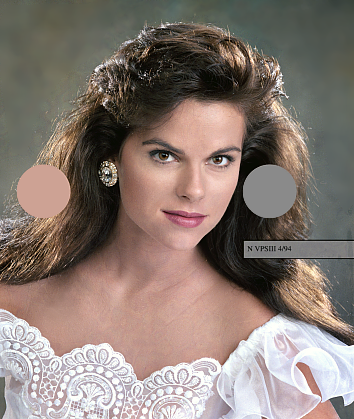
#> input picture 10 Parabolic PDEs/vps.tif, 354 x 419 px; its folder holds only this picture in this run
$ python -i stream.py   (imports and definitions only)
#> lines starting #> are read from the running program, lines starting #| are printed output that depends on the picture
#!/usr/bin/env python
# visualize streamlines with line integral convolution

#######################################################################

import numpy as np
from numpy.random import normal
from scipy.ndimage import convolve

#######################################################################

# grid resolution and box size
n = 1024; l = 2.0

# uniform spatial grid
dx = 2.0*l/(n-1); x = np.linspace(-l,l,n)

# electric field of a dipole
X,Y = np.meshgrid(x,x)
X1 = X-1.0; X2 = X+1.0
R1 = (X1*X1+Y*Y)**1.5
R2 = (X2*X2+Y*Y)**1.5
Ex = X1/R1 - X2/R2
Ey = Y/R1 - Y/R2

#######################################################################

# anisotropic diffusion metric
E2 = Ex*Ex+Ey*Ey
uxx = Ex*Ex/E2
uxy = Ex*Ey/E2
uyy = Ey*Ey/E2

# time step
dt = dx**2/4.0

# pre-computed time step operators
Dxx = np.array([[1,-2,1]])*(dt/dx**2)
Dyy = np.array([[1],[-2],[1]])*(dt/dx**2)
Dxy = np.array([[1,0,-1],[0,0,0],[-1,0,1]])*(2.0*dt)/(4.0*dx**2)
L = np.array([[1,4,1],[4,-20,4],[1,4,1]])*(dt/4.0)/(6.0*dx**2)

#######################################################################

# initial seed and boundary conditions
phi = normal(size=(n,n)); bc = 'reflect'

# limit random field bandwidth to avoid artefacts
# [1 line not run here, left out]

# advance solution to the next step (enforcing BCs)
def step(i):
	global phi
	phi += uxx*convolve(phi, Dxx, mode=bc) + uxy*convolve(phi, Dxy, mode=bc) + uyy*convolve(phi, Dyy, mode=bc)
	return phi

#######################################################################

import matplotlib.pyplot as plt

# [1 line not run here, left out]
line = plt.imshow(phi, extent=[-l,l,-l,l], vmin=-1.0, vmax=1.0, cmap='gray', interpolation='none')
#plt.imshow(np.arcsinh(R1**(-1.0/3.0)-R2**(-1.0/3.0)), extent=[-l,l,-l,l], vmin=-3.0, vmax=3.0, cmap='bwr', interpolation='none')
#plt.streamplot(X,Y,Ex,Ey)

#######################################################################

import matplotlib.animation as animation

# called to advance animation to next frame
def animate(i):
	line.set_data(step(i))
	z = np.max(phi)/2.0; line.set_clim([-z,z])

animation = animation.FuncAnimation(fig, animate, frames=1000, interval=1000.0/60)
#animation.save('stream.mp4')

# [1 line not run here, left out]

>>> import cv2
>>> picture = cv2.imread('vps.tif', cv2.IMREAD_GRAYSCALE)
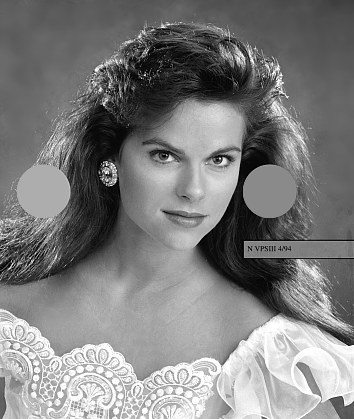
#> picture: shape (419, 354); min 0, max 254, mean 126.1
>>> result = step(picture)
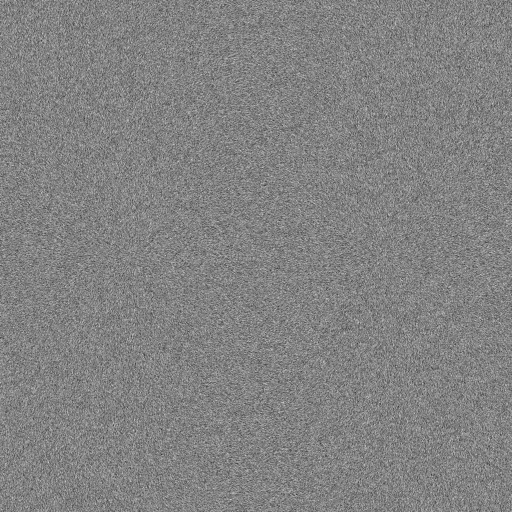
#> result: shape (1024, 1024) float64 (shown at 1/2 size); min -3, max 2.87, mean 0.00118; drawn with min black and max white
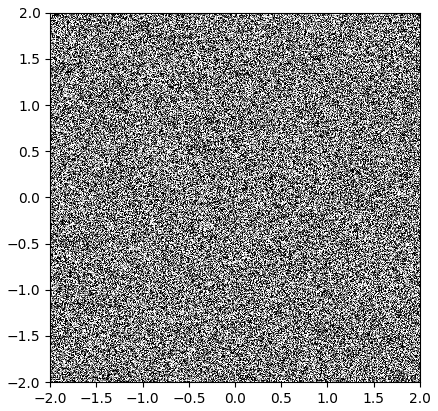
#> figure drawn by matplotlib, 1 panel
